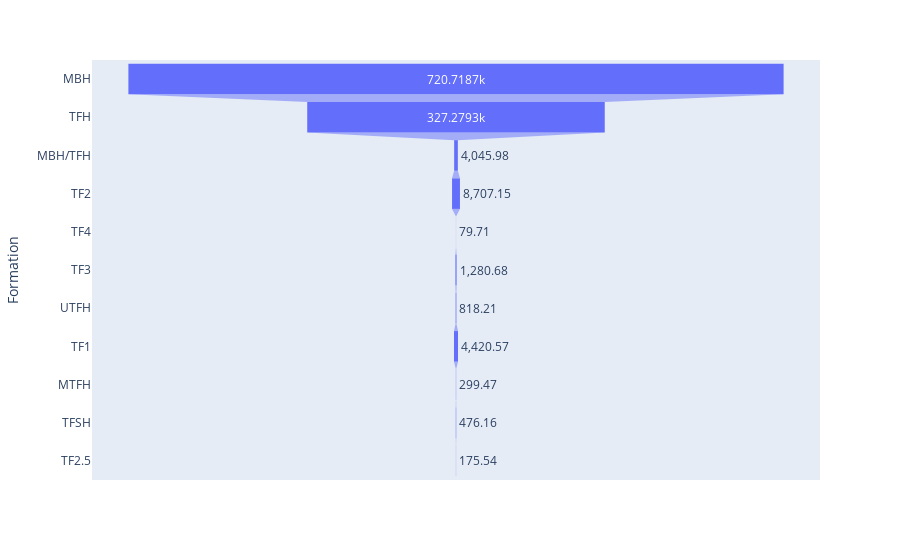

The cell this chart's notebook holds for it:
### Code cell
#Print figure
data = dict(
    number= form_prod,
    Formation = formation_names)
fig = px.funnel(data, x='number', y='Formation')
fig.show()

### Figure 1 — Plotly figure (JSON) as saved in the notebook; plotly's stock layout.template omitted (floating-point values rounded to 4 significant figures)
{"data": [{"hovertemplate": "number=%{x}<br>Formation=%{y}<extra></extra>", "legendgroup": "", "marker": {"color": "#636efa"}, "name": "", "orientation": "h", "showlegend": false, "type": "funnel", "x": [720700.0, 327300.0, 4046.0, 8707.0, 79.71, 1281.0, 818.2, 4421.0, 299.5, 476.2, 175.5], "xaxis": "x", "y": ["MBH", "TFH", "MBH/TFH", "TF2", "TF4", "TF3", "UTFH", "TF1", "MTFH", "TFSH", "TF2.5"], "yaxis": "y"}], "layout": {"legend": {"tracegroupgap": 0}, "margin": {"t": 60}, "xaxis": {"anchor": "y", "domain": [0, 1], "title": {"text": "number"}}, "yaxis": {"anchor": "x", "domain": [0, 1], "title": {"text": "Formation"}}}}
